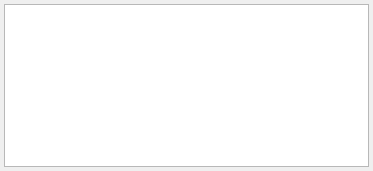
<?xml version="1.0" encoding="UTF-8"?>
<ui version="4.0">
 <class>Form</class>
 <widget class="QWidget" name="Form">
  <property name="geometry">
   <rect>
    <x>0</x>
    <y>0</y>
    <width>373</width>
    <height>171</height>
   </rect>
  </property>
  <property name="windowTitle">
   <string>Form</string>
  </property>
  <layout class="QGridLayout" name="gridLayout">
   <property name="leftMargin">
    <number>0</number>
   </property>
   <property name="topMargin">
    <number>0</number>
   </property>
   <property name="rightMargin">
    <number>0</number>
   </property>
   <property name="bottomMargin">
    <number>0</number>
   </property>
   <property name="spacing">
    <number>0</number>
   </property>
   <item row="0" column="0">
    <widget class="QWidget" name="widget" native="true">
     <layout class="QGridLayout" name="gridLayout_2">
      <property name="leftMargin">
       <number>4</number>
      </property>
      <property name="topMargin">
       <number>4</number>
      </property>
      <property name="rightMargin">
       <number>4</number>
      </property>
      <property name="bottomMargin">
       <number>4</number>
      </property>
      <property name="spacing">
       <number>4</number>
      </property>
      <item row="0" column="0">
       <widget class="QListWidget" name="listWidget"/>
      </item>
     </layout>
    </widget>
   </item>
  </layout>
 </widget>
 <resources/>
 <connections/>
 <slots>
  <slot>myFunc()</slot>
 </slots>
</ui>
